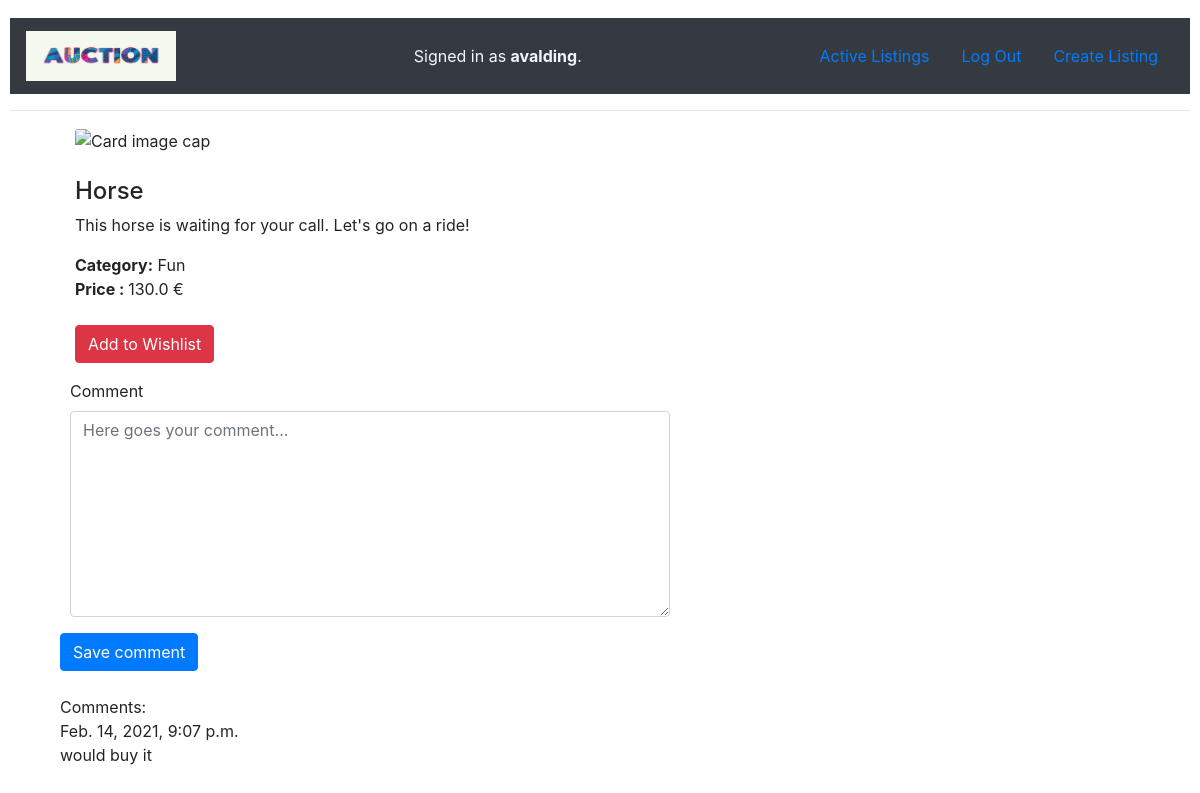
Page /details/12 (signed in) on the committed database.
### auctions/models.py (models this page shows, shortened)
class User(AbstractUser):
    pass

class AuctionListing(models.Model):
    NotDefined = "NotDefined"
    CATEGORIES = (
        (NotDefined, "Not defined"),
        ("Fashion", "Fashion"),
        ("Toys", "Toys"),
        ("Electronics", "Electronics"),
        ("Home", "Home"),
        ("Car", "Car"),
        ("Travel", "Travel"),
        ("Fun", "Fun"),
    )
    item = models.CharField(max_length=125)
    description = models.CharField(blank=True, max_length=300)
    category = models.CharField(max_length=25, choices=CATEGORIES)
    sold = models.BooleanField()
    price = models.FloatField(validators=[MinValueValidator(0.01)])
    image = models.CharField(blank=True, max_length=250)
    itemAdded = models.DateTimeField(auto_now_add=True)
    startingBid = models.FloatField(default=0, validators=[MinValueValidator(0.01)])

class Comment(models.Model):
    comment =  models.CharField(max_length=300)
    time = models.DateTimeField(auto_now_add=True)
    item = models.ForeignKey(AuctionListing, default=None, null=True, blank=True, on_delete=models.DO_NOTHING)
    user = models.ForeignKey(User, null=True, blank=True, on_delete=models.DO_NOTHING)

### auctions/views.py (the view)
# urls.py: path("details/<int:item_id>", views.details, name="details"),
def details(request, item_id):
    item = AuctionListing.objects.get(pk=item_id)
    form = CommentForm()
    comments = Comment.objects.filter(item=item_id)
    return render(request, "auctions/details.html", {
        "item": item, "form": form, "comments":comments
    })

### auctions/views.py
class CommentForm(forms.ModelForm):
    class Meta:
        model = Comment
        exclude = ['time']
        widgets = {
            'comment': Textarea(attrs={'cols': 100, 'rows': 8}),
        }
    def __init__(self, *args, **kwargs):
        super().__init__(*args, **kwargs)
        self.fields['comment'].required = False
        self.fields["comment"].widget.attrs["placeholder"] = "Here goes your comment..."
        self.helper = FormHelper()
        self.helper.layout = Layout(
            Row(
            'comment', css_class='form-group col-md-7 mb-0',
            ),
            Submit('submit', 'Save comment')
        )

### auctions/templates/auctions/details.html (shortened to what this page needs)
{% extends "auctions/layout.html" %}
{% load crispy_forms_tags%}
{% block body %}
    <div class="container bootdey">
        <div class="col-md-12">
        <section class="panel">
              <div class="panel-body">
                  <div class="col-md-6">
                    {% if item.image %}
                      <div class="pro-img-list">
                        <img class="card-img-top" src={{ item.image }} alt="Card image cap">
                      </div>
                      {% else %}
                        {% load static %}
                    {% endif %}
                  </div>
                  <br>
                  <div class="col-md-6">
                      <h4 class="pro-d-title">
                        {{item.item}}
                      </h4>
                      <p>
                        {{item.description}}
                      </p>
                      <div class="product_meta">
                          <span class="posted_in"> <strong>Category:</strong> {{item.category}} </span>
                      </div>
                      <div class="m-bot15"> <strong>Price : </strong> <span class="pro-price"> {{item.price}} €</span></div>
                      <br>
                      <p>
                          <button class="btn btn-round btn-danger" type="button"> Add to Wishlist</button>
                      </p>
                  </div>
                  <form action="{% url 'comment' item.id %}" autocomplete="off" method="post">
                    {% crispy form %}
                    <br>
                </form>
                Comments:
                <br>
                {% for comment in comments%}
                {{comment.time}}  {{coment.user}}
                <br>
                {{comment.comment}}
                <br>
                <br>
                {% endfor %}
              </div>
          </section>
          </div>
          </div>
{% endblock %}

### auctions/templates/auctions/layout.html (shortened to what this page needs)
{% load static %}
<!DOCTYPE html>
<html lang="en">
    <head>
        <link rel="stylesheet" href="https://stackpath.bootstrapcdn.com/bootstrap/4.4.1/css/bootstrap.min.css">
        <link href="{% static 'auctions/styles.css' %}" rel="stylesheet">
    </head>
    <body>
        <nav class="navbar navbar-dark bg-dark">
            {% load static %}
            <img class="navbar-brand" src="{% static 'auctions/auction.jpg' %}" alt="" width="150" height="60" class="d-inline-block align-top">
        <div style="color:aliceblue">
            {% if user.is_authenticated %}
                Signed in as <strong>{{ user.username }}</strong>.
            {% else %}
                Not signed in.
            {% endif %}
        </div>
        <ul class="nav">
            <li class="nav-item">
                <a class="nav-link" href="{% url 'index' %}">Active Listings</a>
            </li>
            {% if user.is_authenticated %}
                <li class="nav-item">
                    <a class="nav-link" href="{% url 'logout' %}">Log Out</a>
                </li>
                <li class="nav-item">
                    <a class="nav-link" href="{% url 'create' %}">Create Listing</a>
                </li>
            {% endif %}
        </ul>
    </nav>
        <hr>
        {% block body %}
        {% endblock %}
    </body>
</html>

### auctions/static/auctions/styles.css (style rules this page uses)
body { padding: 10px; }

### rows in the picture
User: username "avalding"
AuctionListing: item "Horse", description "This horse is waiting for your call. Let's go on a ride!", category "Fun", price "130.0"
Comment: time "Feb. 14, 2021, 9:07 p.m.", comment "would buy it"
